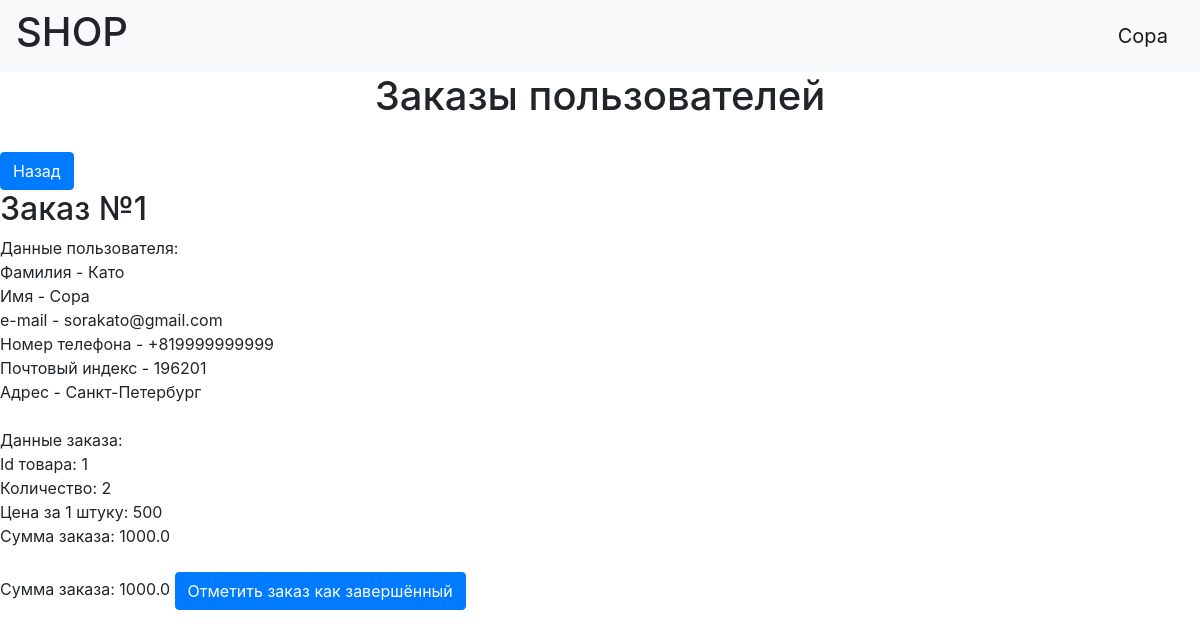
Page /user_orders (signed in) on the committed database.
### data/users.py (models this page shows, shortened)
class User(SqlAlchemyBase, UserMixin, SerializerMixin):
    __tablename__ = 'users'
    id = sqlalchemy.Column(sqlalchemy.Integer, primary_key=True, autoincrement=True)
    surname = sqlalchemy.Column(sqlalchemy.String, nullable=False)
    name = sqlalchemy.Column(sqlalchemy.String, nullable=False)
    age = sqlalchemy.Column(sqlalchemy.Integer)
    address = sqlalchemy.Column(sqlalchemy.String)
    postal_code = sqlalchemy.Column(sqlalchemy.String)
    phone_number = sqlalchemy.Column(sqlalchemy.String, unique=True, nullable=True)
    email = sqlalchemy.Column(sqlalchemy.String, unique=True, nullable=False)
    hashed_password = sqlalchemy.Column(sqlalchemy.String, nullable=False)
    register_date = sqlalchemy.Column(sqlalchemy.Date)  # datetime.date()
    order_id = sqlalchemy.Column(sqlalchemy.ForeignKey('order.id'))
    order = orm.relation('Order')
    favourite_id = sqlalchemy.Column(sqlalchemy.ForeignKey('favourites.id'))
    favourites = orm.relation('FavouriteItems')
    account_type = sqlalchemy.Column(sqlalchemy.String(100), default='Участник')

### data/orders.py (models this page shows)
class Order(SqlAlchemyBase, SerializerMixin):
    __tablename__ = 'order'
    id = sqlalchemy.Column(sqlalchemy.Integer, primary_key=True, autoincrement=True)
    user = orm.relation('User', back_populates='order')
    items_id = sqlalchemy.Column(sqlalchemy.String)
    is_finished = sqlalchemy.Column(sqlalchemy.Boolean, nullable=False)
    status = sqlalchemy.Column(sqlalchemy.String, nullable=False)

### main.py (the view)
@login_required
@administrator_required
@app.route('/user_orders')
def view_user_orders():
    session = db_session.create_session()
    orders = session.query(Order).filter(Order.status.startswith('Ожидает отправки,')).all()
    user_data = {order.id: session.query(User).filter(User.id == order.status.split('==')[1]).first()
                 for order in orders}
    return render_template('view_user_orders.html', orders=orders, user_data=user_data)

### data/db_session.py (called while the page is built)
def create_session() -> Session:
    global __factory
    return __factory()

### main.py (called while the page is built)
@login_manager.user_loader
def load_user(user_id):
    session = db_session.create_session()
    return session.query(users.User).get(user_id)

### templates/view_user_orders.html (shortened to what this page needs)
{% extends "base.html" %}
{% block content %}
<h1 align="center">Заказы пользователей</h1><br>
<a class="btn btn-primary" href='/user_profile'>Назад</a><br>
{% for order in orders %}
<div id="Order">
<h2>Заказ №{{ order.id }}</h2>
    Данные пользователя:<br>
    Фамилия - {{ user_data[order.id].surname }}<br>
    Имя - {{ user_data[order.id].name }}<br>
    e-mail - {{ user_data[order.id].email }}<br>
    Номер телефона - {{ user_data[order.id].phone_number }}<br>
    Почтовый индекс - {{ user_data[order.id].postal_code }}<br>
    Адрес - {{ user_data[order.id].address }}<br>
    <br>
    Данные заказа:<br>
    {% for item in order.items_id.split(";") %}
    {% if not loop.last %}
    Id товара: {{ item.split("/")[0] }}<br>
    Количество: {{ item.split("/")[1] }}<br>
    Цена за 1 штуку: {{ item.split("/")[2] }}<br>
    Сумма заказа: {{ item.split("/")[3] }}<br>
    <br>
    {% else %}
    Сумма заказа: {{ item }}
    {% endif %}
    {% endfor %}
    {% if not order.is_finished %}
    <a class="btn btn-primary" href="/order_finish/{{ order.id }}">Отметить заказ как завершённый</a>
    {% endif %}
</div>
{% endfor %}
{% endblock %}

### templates/base.html (shortened to what this page needs)
<!doctype html>
<html lang="en">
<head>
    <link rel="stylesheet"
          href="https://stackpath.bootstrapcdn.com/bootstrap/4.4.1/css/bootstrap.min.css"
>
</head>
<body>
<header>
    <nav class="navbar navbar-light bg-light">
        <h1>SHOP</h1>
        {% if current_user.is_authenticated %}
            <a class="navbar-brand" href="/user_profile">{{ current_user.name }}</a>
        {% endif %}
    </nav>
</header>
{% block content %}{% endblock %}
</body>
</html>

### rows in the picture
User: name "Сора", surname "Като", email "sorakato@gmail.com", phone_number "+819999999999", address "Санкт-Петербург"
Order: id "1", id.postal_code "196201", item "1", item "2", item "500", item "1000.0", item "1000.0"
